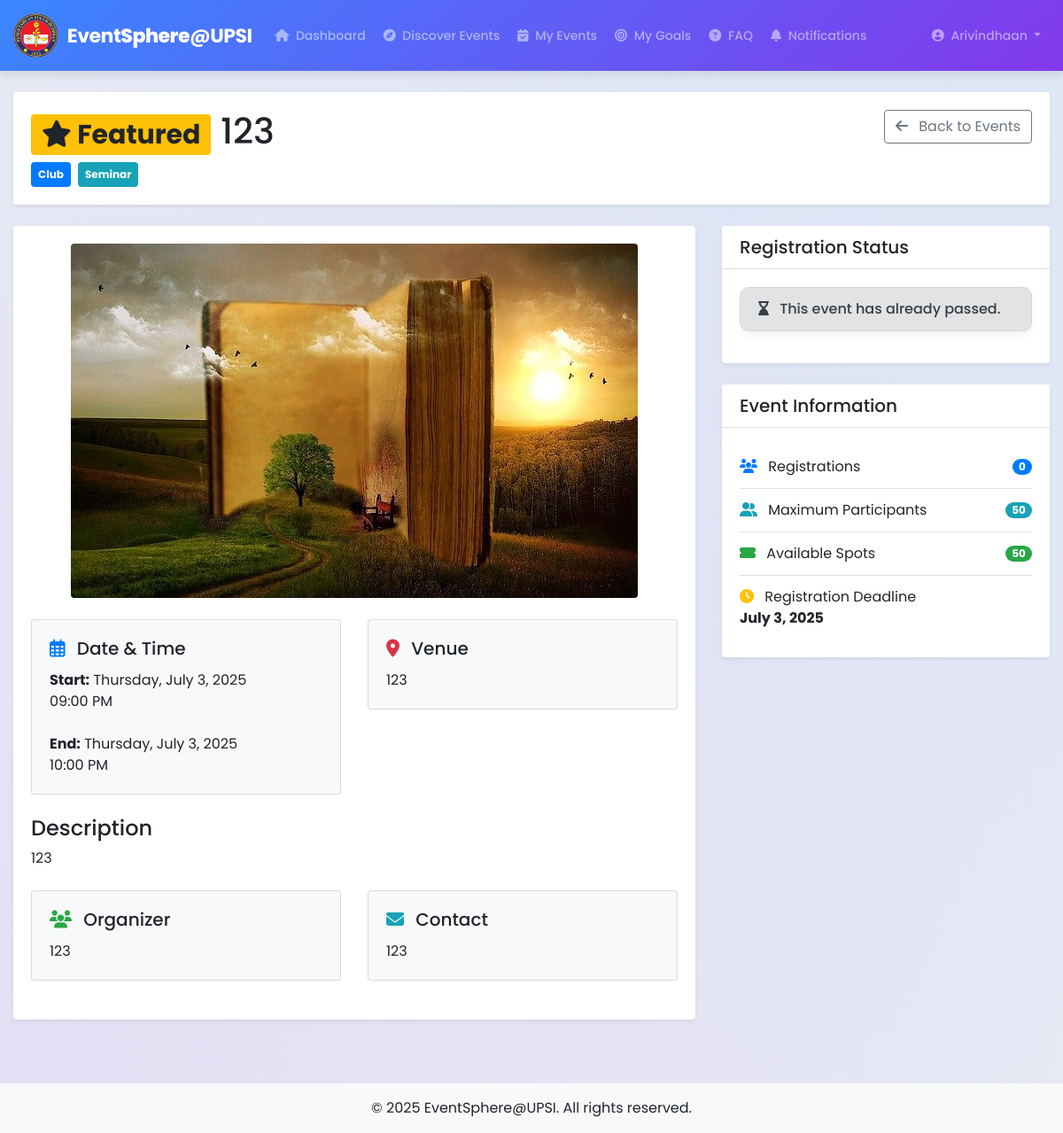
The app's page /student/event_details.php?id=21 (signed in) with its own data.
### tables this page shows
CREATE TABLE `events` (
  `id` int(11) NOT NULL,
  `title` varchar(100) NOT NULL,
  `description` text NOT NULL,
  `event_date` date NOT NULL,
  `event_end_date` date DEFAULT NULL,
  `event_time` time NOT NULL,
  `event_end_time` time DEFAULT NULL,
  `venue` varchar(100) NOT NULL,
  `category_id` int(11) NOT NULL,
  `organizer` varchar(100) NOT NULL,
  `contact_info` varchar(100) NOT NULL,
  `max_participants` int(11) DEFAULT NULL,
  `is_featured` tinyint(1) NOT NULL DEFAULT 0,
  `registration_deadline` date DEFAULT NULL,
  `poster_url` varchar(255) DEFAULT NULL,
  `brochure_url` varchar(255) DEFAULT NULL,
  `rules` text DEFAULT NULL,
  `created_at` timestamp NOT NULL DEFAULT current_timestamp(),
  `updated_at` timestamp NOT NULL DEFAULT current_timestamp() ON UPDATE current_timestamp()
);

CREATE TABLE `event_categories` (
  `id` int(11) NOT NULL,
  `name` varchar(50) NOT NULL,
  `description` text DEFAULT NULL
);

### student/event_details.php (the view, shortened to what this page needs)
<?php
require_once '../config/db.php';
$event_id = intval($_GET['id']);
$event = null;
$sql = "SELECT e.*, c.name as category_name
        FROM events e
        JOIN event_categories c ON e.category_id = c.id
        WHERE e.id = ?";
if ($stmt = $conn->prepare($sql)) {
    $stmt->bind_param("i", $event_id);
    $stmt->execute();
    $result = $stmt->get_result();
    if ($result->num_rows == 1) {
        $event = $result->fetch_assoc();
    } else {
        $_SESSION['error_message'] = "Event not found.";
        header("location: events.php");
        exit;
    }
}
$tags = [];
$tags_sql = "SELECT tag FROM event_tags WHERE event_id = ?";
if ($stmt = $conn->prepare($tags_sql)) {
    $stmt->bind_param("i", $event_id);
    $stmt->execute();
    $tags_result = $stmt->get_result();
    while ($tag_row = $tags_result->fetch_assoc()) {
        $tags[] = $tag_row['tag'];
    }
}
$is_registered = false;
$registration_date = null;
$registrations_count = 0;
$reg_sql = "SELECT COUNT(*) as count FROM event_registrations WHERE event_id = ? AND status = 'registered'";
if ($stmt = $conn->prepare($reg_sql)) {
    $stmt->bind_param("i", $event_id);
    $stmt->execute();
    $reg_result = $stmt->get_result();
    if ($row = $reg_result->fetch_assoc()) {
        $registrations_count = $row['count'];
    }
}
$current_date = date('Y-m-d');
$is_past = ($event['event_date'] < $current_date);
$has_started = false;
$registration_closed = (!empty($event['registration_deadline']) && $event['registration_deadline'] < date('Y-m-d'));
$is_full = (!empty($event['max_participants']) && $registrations_count >= $event['max_participants']);
$event_date_formatted = date("l, F j, Y", strtotime($event['event_date']));
$event_time_formatted = date("h:i A", strtotime($event['event_time']));
$event_end_date_formatted = "";
$event_end_time_formatted = "";
if (isset($event['event_end_date']) && !empty($event['event_end_date'])) {
    $event_end_date_formatted = date("l, F j, Y", strtotime($event['event_end_date']));
}
if (isset($event['event_end_time']) && !empty($event['event_end_time'])) {
    $event_end_time_formatted = date("h:i A", strtotime($event['event_end_time']));
}
$registration_deadline_formatted = !empty($event['registration_deadline']) ? date("F j, Y", strtotime($event['registration_deadline'])) : "Same as event date";
include_once '../include/student_header.php';
?>
<div class="container mt-4">
    <div class="row mb-4">
        <div class="col-md-12">
            <div class="card border-0 shadow-sm">
                <div class="card-body">
                    <div class="d-flex justify-content-between align-items-start">
                        <div>
                            <h1 class="mb-0">
                                <?php if ($event['is_featured']): ?>
                                    <span class="badge badge-warning"><i class="fas fa-star"></i> Featured</span>
                                <?php endif; ?>
                                <?php echo htmlspecialchars($event['title']); ?>
                            </h1>
                            <div class="d-flex flex-wrap mt-2">
                                <span
                                    class="badge badge-primary mr-2 p-2"><?php echo htmlspecialchars($event['category_name']); ?></span>
                                <?php foreach ($tags as $tag): ?>
                                    <span class="badge badge-info mr-2 p-2"><?php echo htmlspecialchars($tag); ?></span>
                                <?php endforeach; ?>
                            </div>
                        </div>
                        <a href="events.php" class="btn btn-outline-secondary">
                            <i class="fas fa-arrow-left mr-2"></i> Back to Events
                        </a>
                    </div>
                </div>
            </div>
        </div>
    </div>
    <div class="row">
        <div class="col-lg-8">
            <div class="card border-0 shadow-sm mb-4">
                <div class="card-body">
                    <?php if (!empty($event['poster_url'])): ?>
                        <div class="text-center mb-4">
                            <img src="<?php echo '../' . htmlspecialchars($event['poster_url']); ?>" alt="Event Poster"
                                class="img-fluid rounded" style="max-height: 500px;">
                        </div>
                    <?php endif; ?>
                    <div class="row mb-4">
                        <div class="col-md-6">
                            <div class="card bg-light">
                                <div class="card-body">
                                    <h5 class="card-title"><i class="far fa-calendar-alt mr-2 text-primary"></i> Date &
                                        Time</h5>
                                    <p class="card-text">
                                        <strong>Start:</strong> <?php echo $event_date_formatted; ?><br>
                                        <?php echo $event_time_formatted; ?>
                                        <?php if (!empty($event_end_date_formatted)): ?>
                                            <br><br><strong>End:</strong> <?php echo $event_end_date_formatted; ?><br>
                                            <?php echo $event_end_time_formatted; ?>
                                        <?php endif; ?>
                                    </p>
                                </div>
                            </div>
                        </div>
                        <div class="col-md-6">
                            <div class="card bg-light">
                                <div class="card-body">
                                    <h5 class="card-title"><i class="fas fa-map-marker-alt mr-2 text-danger"></i> Venue
                                    </h5>
                                    <p class="card-text"><?php echo htmlspecialchars($event['venue']); ?></p>
                                </div>
                            </div>
                        </div>
                    </div>
                    <div class="mb-4">
                        <h4>Description</h4>
                        <div class="event-description">
                            <?php echo nl2br(htmlspecialchars($event['description'])); ?>
                        </div>
                    </div>
                    <div class="row mb-4">
                        <div class="col-md-6">
                            <div class="card bg-light">
                                <div class="card-body">
                                    <h5 class="card-title"><i class="fas fa-users mr-2 text-success"></i> Organizer</h5>
                                    <p class="card-text"><?php echo htmlspecialchars($event['organizer']); ?></p>
                                </div>
                            </div>
                        </div>
                        <div class="col-md-6">
                            <div class="card bg-light">
                                <div class="card-body">
                                    <h5 class="card-title"><i class="fas fa-envelope mr-2 text-info"></i> Contact</h5>
                                    <p class="card-text"><?php echo htmlspecialchars($event['contact_info']); ?></p>
                                </div>
                            </div>
                        </div>
                    </div>
                </div>
            </div>
        </div>
        <div class="col-lg-4">
            <div class="card border-0 shadow-sm mb-4">
                <div class="card-header bg-white">
                    <h5 class="mb-0">Registration Status</h5>
                </div>
                <div class="card-body">
                    <?php if ($is_registered): ?>
                        <div class="alert alert-success">
                            <i class="fas fa-check-circle mr-2"></i> You are registered for this event!
                            <p class="mb-0 small mt-1">Registered on:
                                <?php echo date("F j, Y, g:i a", strtotime($registration_date)); ?>
                            </p>
                        </div>
                        <?php if (!$is_past): ?>
                            <form action="<?php echo htmlspecialchars($_SERVER["PHP_SELF"] . "?id=" . $event_id); ?>"
                                method="post" onsubmit="return confirm('Are you sure you want to cancel your registration?');">
                                <button type="submit" name="cancel" class="btn btn-outline-danger btn-block">
                                    <i class="fas fa-times-circle mr-2"></i> Cancel Registration
                                </button>
                            </form>
                        <?php endif; ?>
                    <?php elseif ($is_past || $has_started): ?>
                        <div class="alert alert-secondary">
                            <i class="fas fa-hourglass-end mr-2"></i>
                            <?php echo $is_past ? "This event has already passed." : "This event has already started."; ?>
                        </div>
                    <?php elseif ($registration_closed): ?>
                        <div class="alert alert-warning">
                            <i class="fas fa-times-circle mr-2"></i> Registration for this event has closed.
                        </div>
                    <?php elseif ($is_full): ?>
                        <div class="alert alert-warning">
                            <i class="fas fa-users-slash mr-2"></i> This event has reached its maximum capacity.
                        </div>
                    <?php endif; ?>
                </div>
            </div>
            <div class="card border-0 shadow-sm mb-4">
                <div class="card-header bg-white">
                    <h5 class="mb-0">Event Information</h5>
                </div>
                <div class="card-body">
                    <ul class="list-group list-group-flush">
                        <li class="list-group-item px-0 d-flex justify-content-between align-items-center">
                            <span><i class="fas fa-users mr-2 text-primary"></i> Registrations</span>
                            <span class="badge badge-primary badge-pill"><?php echo $registrations_count; ?></span>
                        </li>
                        <?php if (!empty($event['max_participants'])): ?>
                            <li class="list-group-item px-0 d-flex justify-content-between align-items-center">
                                <span><i class="fas fa-user-friends mr-2 text-info"></i> Maximum Participants</span>
                                <span class="badge badge-info badge-pill"><?php echo $event['max_participants']; ?></span>
                            </li>
                            <li class="list-group-item px-0 d-flex justify-content-between align-items-center">
                                <span><i class="fas fa-ticket-alt mr-2 text-success"></i> Available Spots</span>
                                <span
                                    class="badge <?php echo ($event['max_participants'] - $registrations_count) > 0 ? 'badge-success' : 'badge-danger'; ?> badge-pill">
                                    <?php echo max(0, $event['max_participants'] - $registrations_count); ?>
                                </span>
                            </li>
                        <?php endif; ?>
                        <li class="list-group-item px-0">
                            <i class="fas fa-clock mr-2 text-warning"></i> Registration Deadline<br>
                            <strong><?php echo $registration_deadline_formatted; ?></strong>
                        </li>
                    </ul>
                </div>
            </div>
        </div>
    </div>
</div>
<footer class="bg-light mt-5 py-3">
    <div class="container text-center">
        <p class="mb-0">&copy; <?php echo date("Y"); ?> EventSphere@UPSI. All rights reserved.</p>
    </div>
</footer>
</body>
</html>

### records on screen
events: title "123", category.name "Club", poster_url (picture), event_date "Thursday, July 3, 2025", event_time "09:00 PM", event_end_date "Thursday, July 3, 2025", event_end_time "10:00 PM", venue "123", description "123", organizer "123", contact_info "123", max_participants "50", max(0,$event['max_participants']-$registrations_count) "50", registration_deadline "July 3, 2025"

### other values on screen
$_SESSION["name"] "Arivindhaan"
$tag "Seminar"
$registrations_count "0"
